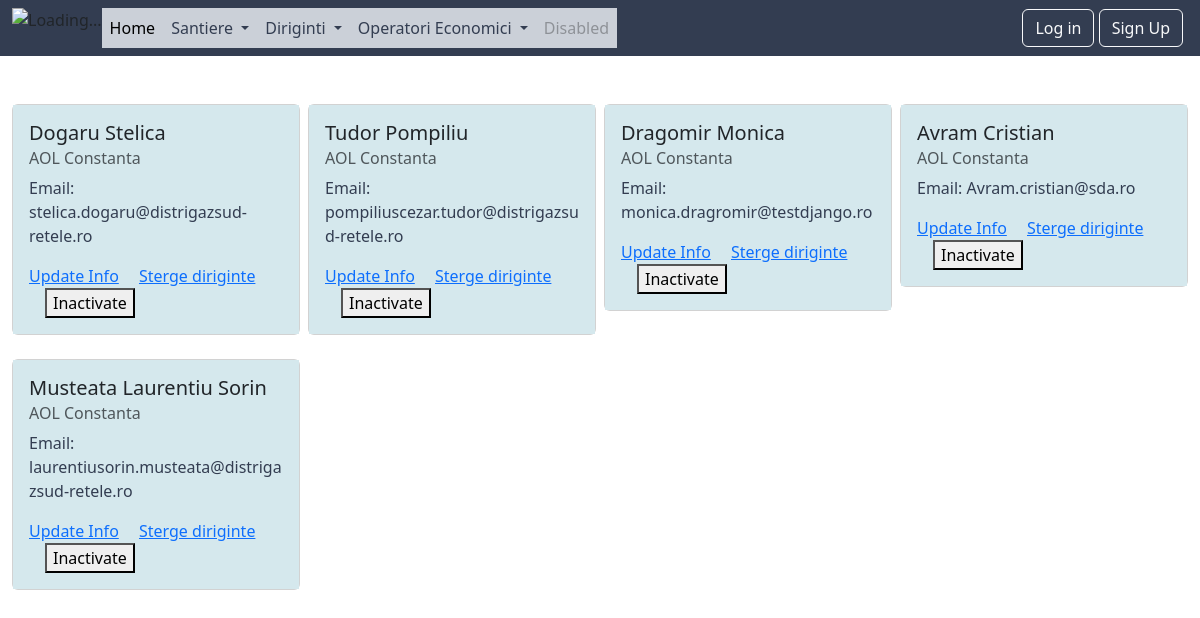
/lista_diriginti/, run on the app's committed database.
### diriginti/models.py (models this page shows)
class Diriginte(models.Model):
    AOL_options = (('AOL Brasov', "AOL Brasov"), ('AOL Bucuresti', "AOL Bucuresti"),
                   ('AOL Buzau', "AOL Buzau"), ('AOL Constanta', "AOL Constanta"),
                   ('AOL Craiova', "AOL Craiova"), ('AOL Galati', "AOL Galati"),
                   ('AOL Pitesti', "AOL Pitesti"), ('AOL Ploiesti', "AOL Ploiesti"))
    nume = models.CharField(max_length=50)
    prenume = models.CharField(max_length=50)
    AOL = models.CharField(max_length=15, choices=AOL_options)
    email = models.EmailField(max_length=80)
    marca = models.IntegerField()
    activ = models.BooleanField(default=True)
    created_at = models.DateTimeField(auto_now_add=True)
    updated_at = models.DateTimeField(auto_now=True)
    def __str__(self):
        return f'{self.nume} {self.prenume}'

### diriginti/views.py (the view)
# urls.py: path('lista_diriginti/', views.DiriginteListView.as_view(), name='lista_diriginti'),
class DiriginteListView(ListView):
    template_name = 'diriginti/lista_diriginti.html'
    model = Diriginte
    context_object_name = 'all_diriginti'

### templates/diriginti/lista_diriginti.html (shortened to what this page needs)
{% extends 'base.html' %}
{% block content %}
    <br>
    <div class="container-fluid">
    <div class ="row gx-2">
    {% for diriginte in all_diriginti %}
        <div class="col-md-3">
            <br>
            <div class="card">
                <div class="card-body" style="background-color:#d5e8ed">
                    <h5 class="card-title">{{ diriginte.nume }} {{ diriginte.prenume }}</h5>
                    <h6 class="card-subtitle mb-2 text-muted">{{ diriginte.AOL }}</h6>
                    <p class="card-text" id="email_diriginte">Email: {{ diriginte.email }}</p>
                    <a href="{% url 'update_diriginte' diriginte.id %}" class="card-link">Update Info</a>
                    <a href="#" class="card-link">Sterge diriginte</a>
                    <button type="button" class="card-link" data-bs-toggle="modal"
                            data-bs-target="#diriginte_{{ diriginte.id }}">
                        Inactivate
                    </button>
                </div>
            </div>
        </div>
    {% endfor %}
    </div>
    </div>
{% endblock %}

### static/css/mystyle.css (style rules this page uses)
#email_diriginte { color: #333D51; font-weight: lighter; }

### data on the page
Diriginte: nume "Dogaru", prenume "Stelica", AOL "AOL Constanta", email "stelica.dogaru@distrigazsud-retele.ro"
Diriginte: nume "Tudor", prenume "Pompiliu", AOL "AOL Constanta", email "pompiliuscezar.tudor@distrigazsud-retele.ro"
Diriginte: nume "Dragomir", prenume "Monica", AOL "AOL Constanta", email "monica.dragromir@testdjango.ro"
Diriginte: nume "Avram", prenume "Cristian", AOL "AOL Constanta", email "Avram.cristian@sda.ro"
Diriginte: nume "Musteata", prenume "Laurentiu Sorin", AOL "AOL Constanta", email "laurentiusorin.musteata@distrigazsud-retele.ro"
